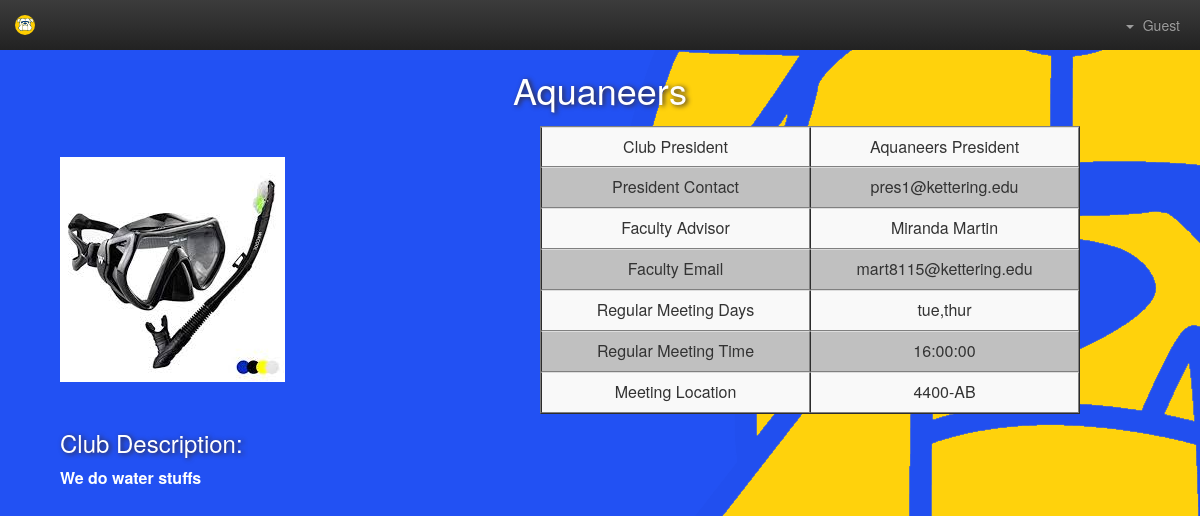
The page /gui/views/club-details.php?id=1 on the database its author committed.
### tables this page shows
CREATE TABLE `Club` (
  `id` int(11) NOT NULL AUTO_INCREMENT,
  `name` varchar(255) NOT NULL,
  `president` int(11) NOT NULL,
  `section` char(1) NOT NULL,
  `description` varchar(512) NOT NULL,
  `faculty_advisor` varchar(255) NOT NULL,
  `faculty_email` varchar(255) NOT NULL,
  `norm_meeting_days` varchar(255) NOT NULL,
  `norm_meeting_time` time NOT NULL,
  `norm_meeting_loc` varchar(255) NOT NULL,
  `picture` mediumblob,
  PRIMARY KEY (`id`)
);

### gui/views/club-details.php (the view, shortened to what this page needs)
<?PHP
$db = new mysqli(DB_HOST, DB_USER, DB_PASS, DB_NAME, DB_PORT)
or die("Connection to db failed: " . $db->connect_error);
?>
<head>
    <link rel="stylesheet" href="/static/css/bootstrap.css">
    <link rel="stylesheet" href="/static/css/bootstrap-theme.css">
    <link rel="stylesheet" href="/static/css/fa.css">
    <link rel="stylesheet" href="/static/css/datatables.min.css">
    <link rel="stylesheet" href="/static/css/highlight/github.css">
    <link rel="stylesheet" href="/static/css/main.css">
</head>
 <header>
      <nav class="nav-bar navbar-inverse wrapper-horizontal" role="navigation">
        <div>
          <a class="navbar-brand" href="/views/clubs.php">
            <img src="/static/images/bulldog.svg" alt="bulldog">
          </a>
        </div>
        <ul class="nav navbar-nav navbar-right">
          <li class="dropdown movable">
            <a href="#" class="dropdown-toggle" data-toggle="dropdown">
              <span class="caret"></span>
              <?php if (empty($_SESSION["id"])) {
                echo "Guest";
              }
              else {
                echo $_SESSION["name"];
              } ?>
            </a>
          </li>
        </ul>
      </nav>
    </header>
<body>
 <?PHP
$club_id = $_GET["id"];
$res = $db->query("SELECT id as club_id, name as club_name, faculty_advisor as club_poc, faculty_email as club_poc_email, norm_meeting_days as club_meeting_days, norm_meeting_time as club_meeting_time, norm_meeting_loc as club_meeting_loc, description, (Select U.name from User U where U.id=C.president) as president,(Select U.email from User U where U.id=C.president) as president_email, picture FROM Club C WHERE id=$club_id");
while ($row = $res->fetch_assoc()) {
  ?>
  <h1><?php echo $row['club_name'] ?> </h1>
  <table width="100%" border="0" cellpadding="10">
  <tr>
  <td width="5%"></td>
  <td width="30%">
  <img src="<?php echo $row['picture'] ?>" alt="Club Image"/>
  </td>
  <td width="10%"></td>
  <td>
	  <table width="50%" class="table table-striped table-centered table-hover dataTable no-footer" border='1' style="border-collapse: collapse">
		<tr>
		  <td width="50%">Club President</td>
		  <td><?php echo $row['president'] ?></td>
		</tr>
		<tr>
		  <td width="50%">President Contact</td>
		  <td><?php echo $row['president_email'] ?></td>
		</tr>
		<tr>
		  <td width="50%">Faculty Advisor</td>
		  <td><?php echo $row['club_poc'] ?></td>
		</tr>
		<tr>
		  <td width="50%">Faculty Email</td>
		  <td><?php echo $row['club_poc_email'] ?></td>
		</tr>
		<tr>
		  <td width="50%">Regular Meeting Days</td>
		  <td><?php echo $row['club_meeting_days'] ?></td>
		</tr>
		<tr>
		  <td width="50%">Regular Meeting Time</td>
		  <td><?php echo $row['club_meeting_time'] ?></td>
		</tr>
		<tr>
		  <td width="50%">Meeting Location</td>
		  <td><?php echo $row['club_meeting_loc'] ?></td>
		</tr>
	  </table>
  </td>
  <td width="10%"></td>
  </tr>
  <tr>
	  <td></td>
	  <td style="color:white;font-size:16px;font-weight:bold">
	  <h4>Club Description:</h4>
		<?php echo $row['description'] ?></td>
	  <td></td>
	  <td></td>
	  <td></td>
  </tr>
  </table>
  <?php
}
?>
</body>

### gui/static/css/main.css (style rules this page uses)
header .nav-bar { -webkit-border-radius: 0; -moz-border-radius: 0; border-radius: 0; }
header .navbar-brand > img { max-width: 100%; max-height: 100%; }
header .nav-bar .navbar-right { margin-left: auto; padding-right: 20px; }
header .nav-bar .navbar-right .dropdown span.fa, header .nav-bar .navbar-right .dropdown span.caret { margin-right: 5px; }
body { background: #2251f3 url("/static/images/bulldog-bg.png") no-repeat top right; min-height: 200px; }
h4 { color: white; font-size: 24px; text-shadow: #34282C 2px 1px 5px; }
h1 { color: white; font-size: 36px; text-shadow: #34282C 2px 1px 5px; text-align: center; }
a { color: #9d9d9d; text-decoration: none; }
.table-centered th, .table-centered td { text-align: center; vertical-align: middle; }
.wrapper-horizontal { display: -webkit-box; display: -moz-box; display: -ms-flexbox; display: -webkit-flex; display: flex; flex-direction: row; }
.wrapper-horizontal > div, .wrapper-horizontal > h1, .wrapper-horizontal > h2, .wrapper-horizontal > h3, .wrapper-horizontal > h4, .wrapper-horizontal > h5, .wrapper-horizontal > h6, .wrapper-horizontal > p, .wrapper-horizontal > form, .wrapper-horizontal > header, .wrapper-horizontal > footer, .wrapper-horizontal > section, .wrapper-horizontal > li, .wrapper-horizontal > ul, .wrapper-horizontal > ol, .wrapper-horizontal > table, .wrapper-horizontal > main, .wrapper-horizontal > nav, .wrapper-horizontal > pre, .wrapper-horizontal > noscript, .wrapper-horizontal > output, .wrapper-horizontal > section, .wrapper-horizontal > video { display: inline-block; }
.table-striped > tbody > tr:nth-of-type(even) { background-color: silver; }

### rows shown on the page
club: name "Aquaneers", picture (picture), president "Aquaneers President", president_email "pres1@kettering.edu", faculty_advisor "Miranda Martin", faculty_email "mart8115@kettering.edu", norm_meeting_days "tue,thur", norm_meeting_time "16:00:00", norm_meeting_loc "4400-AB", description "We do water stuffs"
